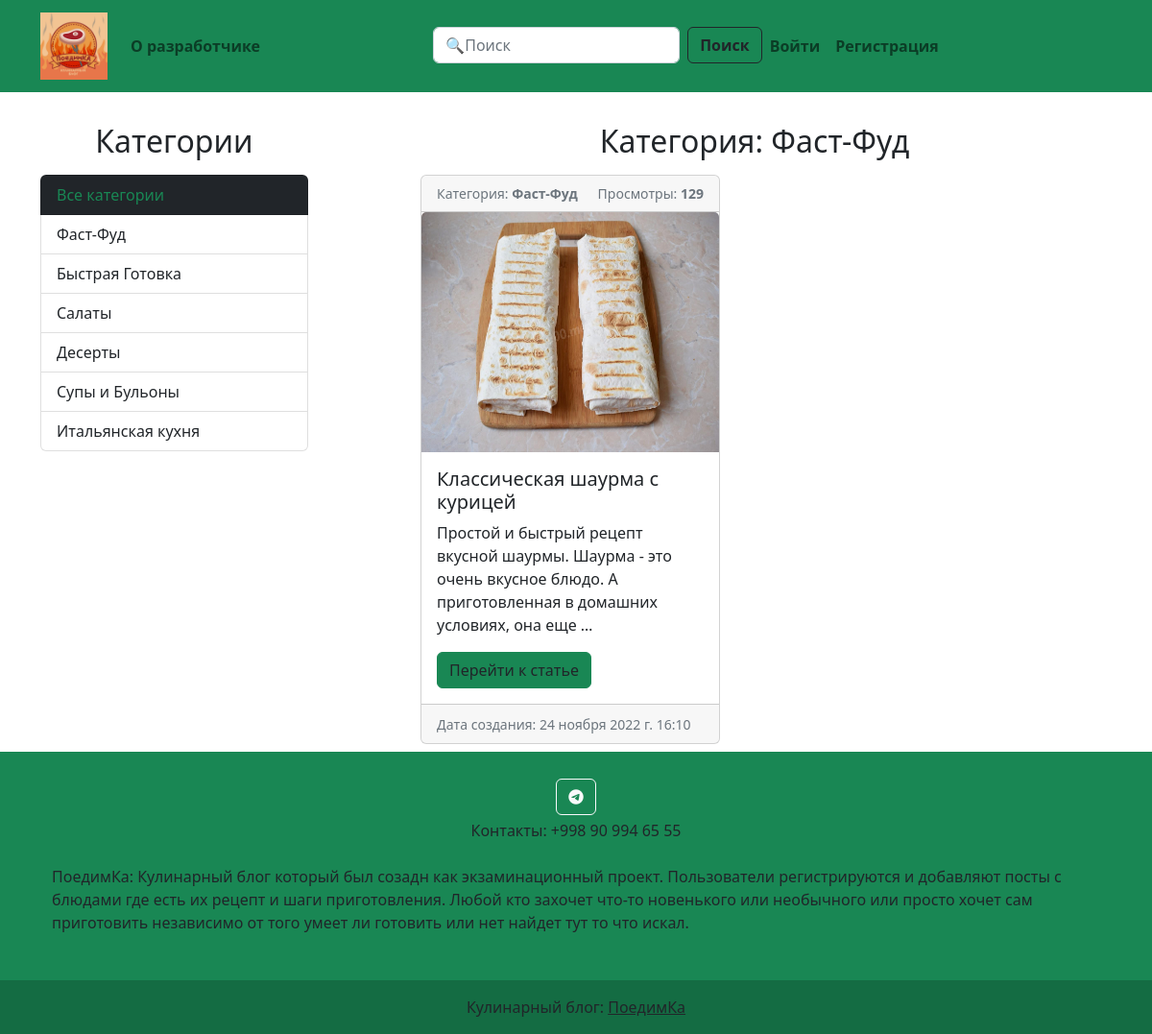
Page /category/1/ on the committed database.
### blog/models.py (models this page shows, shortened)
class Category(models.Model):
    title = models.CharField(max_length=30, unique=True, verbose_name='Название категории')
    def __str__(self):
        return self.title
    class Meta:
        verbose_name = 'Категория'
        verbose_name_plural = 'Категории'

class Article(models.Model):
    title = models.CharField(max_length=150, unique=True, verbose_name='Название статьи')
    content = models.TextField(verbose_name='Описание статьи')
    ingredients = models.TextField(verbose_name='Ингридиенты')
    cooking = models.TextField(verbose_name='Шаги проготовления')
    photo = models.ImageField(upload_to='photos/', null=True, blank=True, verbose_name='Фотография')
    created_at = models.DateTimeField(auto_now_add=True, verbose_name='Дата создания')
    updated_at = models.DateTimeField(auto_now=True, verbose_name='Дата обновления')
    publish = models.BooleanField(default=True, verbose_name='Статус статьи')
    views = models.IntegerField(default=0, verbose_name='Просмотры')
    category = models.ForeignKey(Category, on_delete=models.CASCADE, verbose_name='Категория')
    def get_photo(self):
        if self.photo:
            return self.photo.url
        else:
            return 'https://encrypted-tbn0.gstatic.com/images?q=tbn:ANd9GcQufUBKNmKGYhA0O8VJg4ynifJt48GxbSoujg&usqp=CAU'
    class Meta:
        verbose_name = 'Статья'
        verbose_name_plural = 'Статьи'

### blog/views.py (the view)
# urls.py: path('category/<int:category_id>/', ArticleListByCategory.as_view(), name='category'),
class ArticleListByCategory(ArticleList):
    def get_queryset(self):
        articles = Article.objects.filter(category_id=self.kwargs['category_id'])
        return articles
    def get_context_data(self, *, object_list=None, **kwargs):
        context = super().get_context_data()
        category = Category.objects.get(pk=self.kwargs['category_id'])
        context['title'] = f'Категория: {category.title}'
        return context

### blog/templatetags/blog_tags.py (called while the page is built)
@register.simple_tag()
def get_categories():
    return Category.objects.all()

### blog/templates/blog/index.html (shortened to what this page needs)
{% extends 'base.html' %}
{% block main %}
<div class="d-flex justify-content-between">
    <div class="col-3">
        <h2 class="d-flex justify-content-center mt-3 mb-3">Категории</h2>
        {% include 'blog/components/_sidebar.html' %}
    </div>
    <div class="col-8">
        <h2 class="d-flex justify-content-center mt-3 mb-3">{{ title }}</h2>
        <div class="row row-cols-1 row-cols-md-2 g-4">
            {% for article in articles %}
            {% include 'blog/components/_cards.html' %}
            {% endfor %}
        </div>
    </div>
</div>
{% endblock main %}

### blog/templates/blog/components/_sidebar.html
{% load blog_tags %}
<div class="list-group">
    <a href="{% url 'index' %}" class="list-group-item list-group-item-action bg-dark text-success">
        Все категории
    </a>
    {% get_categories as categories %}
    {% for category in categories %}
    <a href="{% url 'category' category.pk %}" class="list-group-item list-group-item-action ">
        {{ category.title }}
    </a>
    {% endfor %}
</div>

### blog/templates/blog/components/_cards.html
<div class="col mb-2">
    <div class="card mx-4">
        <div class="card-header d-flex justify-content-between">
            <small class="text-muted">Категория: <b>{{ article.category }}</b></small>
            <small class="text-muted">Просмотры: <b>{{ article.views }}</b></small>
        </div>
        <img height="250" src="{{ article.get_photo }}" class="card-img-top" alt="...">
        <div class="card-body">
            <h5 class="card-title">{{ article.title }}</h5>
            <p class="card-text">{{ article.content|truncatechars:122 }}</p>
            <a href="{% url 'article' article.pk %}" class="btn btn-success text-dark">Перейти к статье</a>
        </div>
        <div class="card-footer">
            <small class="text-muted">Дата создания: {{ article.created_at }}</small>
        </div>
    </div>
</div>

### rows in the picture
Category: title "Фаст-Фуд"
Category: title "Быстрая Готовка"
Category: title "Салаты"
Category: title "Десерты"
Category: title "Супы и Бульоны"
Category: title "Итальянская кухня"
Article: category "Фаст-Фуд", views "129", get_photo (picture), title "Классическая шаурма с курицей", content "Простой и быстрый рецепт вкусной шаурмы. Шаурма - это очень вкусное блюдо. А приготовленная в домашних условиях, она еще …", created_at "24 ноября 2022 г. 16:10"

### other values in the picture
{{ title }} "Категория: Фаст-Фуд"
